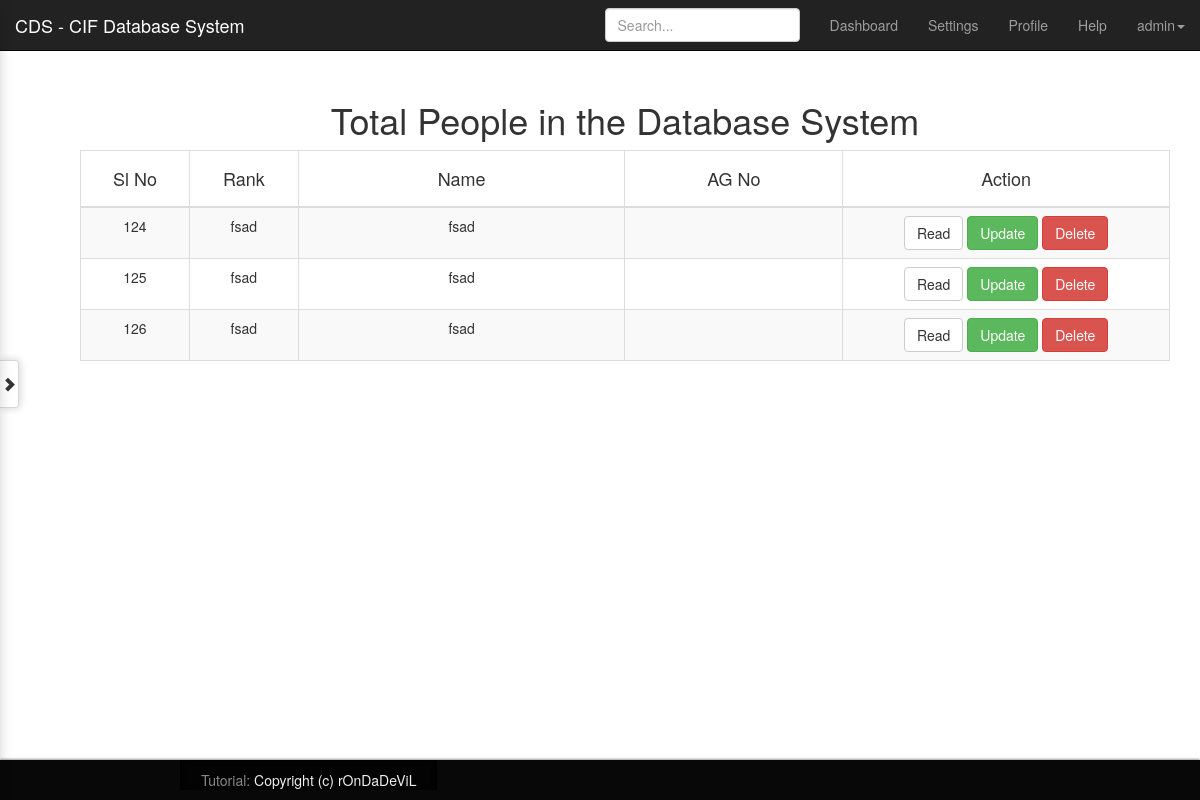
Page /total_people.php (signed in) on the earlier database version.
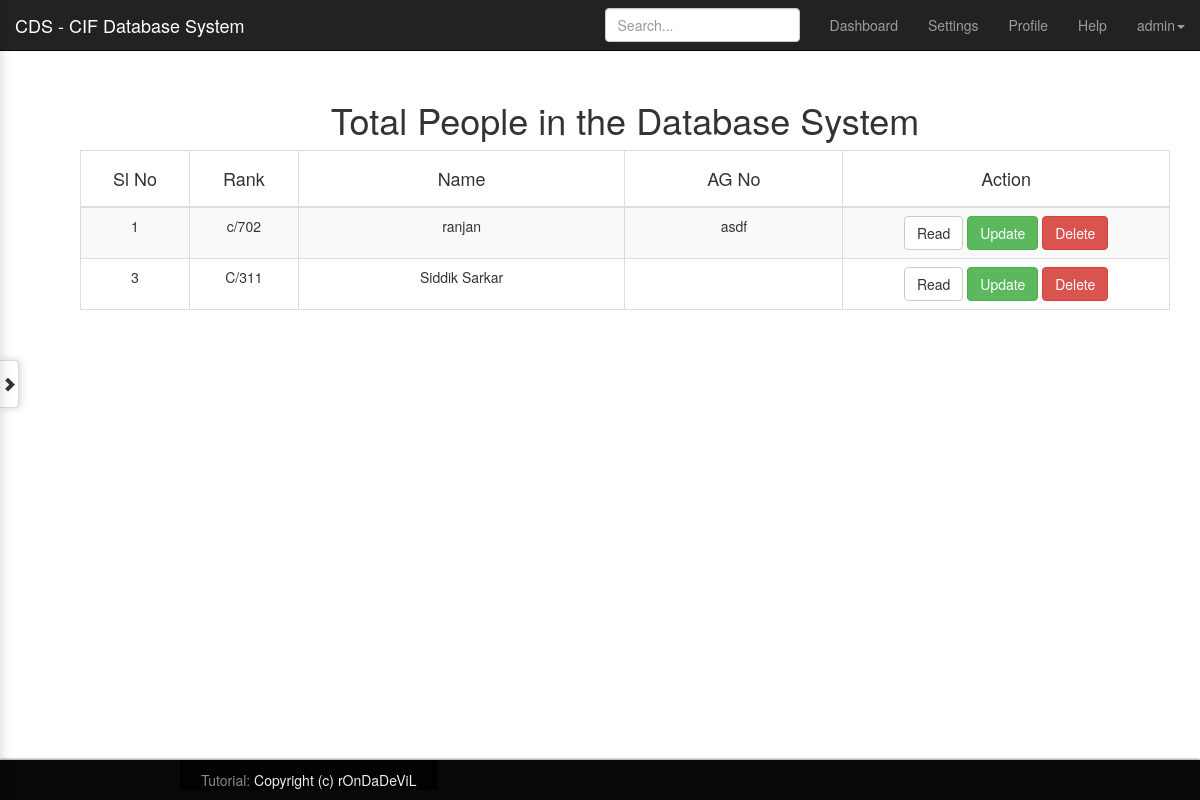
Same page on the later database version.
### tables this page shows
CREATE TABLE IF NOT EXISTS `person_details` (
  `person_id` int(11) NOT NULL,
  `person_name` varchar(255) DEFAULT NULL,
  `person_rank` varchar(255) DEFAULT NULL,
  `rank_name` varchar(200) NOT NULL,
  `father_name` varchar(255) DEFAULT NULL,
  `address` longtext,
  `contact_number` varchar(255) DEFAULT NULL,
  `nearest_RS` varchar(255) DEFAULT NULL,
  `DOB` varchar(255) DEFAULT NULL,
  `DOA` varchar(255) DEFAULT NULL,
  `date_of_joining_in_CIF` varchar(255) DEFAULT NULL,
  `educational_qualification` varchar(255) DEFAULT NULL,
  `blood_group` varchar(255) NOT NULL,
  `marritial_Status` varchar(255) DEFAULT NULL,
  `next_of_kin` varchar(255) DEFAULT NULL,
  `previous_posting` varchar(255) DEFAULT NULL,
  `previous_training_completed` longtext,
  `emergency_name` varchar(255) DEFAULT NULL,
  `emergency_number` varchar(255) DEFAULT NULL,
  `emergency_Relationship` varchar(255) DEFAULT NULL,
  `photo` varchar(255) DEFAULT NULL,
  `presently_posted_at` varchar(255) DEFAULT NULL,
  `last_posting_at` varchar(255) DEFAULT NULL,
  `last_posted_date` varchar(255) DEFAULT NULL,
  `remarks` longtext,
  `status` varchar(5) NOT NULL,
  PRIMARY KEY (`person_id`)
);

### total_people.php (the view, shortened to what this page needs)
<?php
include 'includes/overall/header.php';
include 'includes/overall/sideNav.php'; ?>
<body>
<?php
include 'includes/overall/top_nav.php';
?>
<div class="container">
    <div class="row">
    <div class="col-md-12">
    <div class="tic">
        <div class="container">
            <div class="row">
                <div class="tic">
                    <h1>Total People in the Database System </h1>
                <div class="col-md-12">
                    <div class="table-responsive">
                        <table id="mytable" class="table table-bordered table-striped table-hover">
                            <thead>
                            <th class="col-sm-1" class="text-center"><STRONG><h4>Sl No</h4></STRONG></th>
                            <th class="col-sm-1"><STRONG><h4>Rank</h4></STRONG></th>
                            <th class="col-sm-3"><STRONG><h4>Name</h4></STRONG></th>
                            <th class="col-sm-2"><STRONG><h4>AG No</h4></STRONG></th>
                            <th class="col-sm-3"><STRONG><h4>Action</h4></STRONG></th>
                            </thead>
                            <tbody>
                            <?php
                            $pdo = Database::connect();
                            $sql = "SELECT * FROM person_details where status = 'yes'";
                            foreach ($pdo->query($sql) as $row) {
                                echo '<tr>';
                                echo '<span class="pull-center"><td>' . $row['person_id'] . '</td></span>';
                                echo '<td>' . $row['person_rank'] . '</td>';
                                echo '<td>' . $row['person_name'] . '</td>';
                                echo '<td>' . $row['presently_posted_at'] . '</td>';
                                echo '<td width=230px>';
                                echo '<a class="btn btn-default" href="ops_details.php?id=' . $row['person_id'] . '">Read</a>';
                                echo '<a class="btn btn-success" href="update_people.php?person_id=' . $row['person_id'] . '">Update</a>';
                                echo '<a class="btn btn-danger" href="delete.php?id=' . $row['person_id'] . '">Delete</a>';
                                echo '</td>';
                                echo '</tr>';
                            }
                            ?>
                            </tbody>
                        </table>
                    </div>
                </div>
    </div>
    </div>
    </div>
<?php include 'includes/overall/footer.php'; ?>

### includes/overall/header.php (shortened to what this page needs)
<!DOCTYPE html>
<html lang="en">
<head>
    <?php include 'includes/overall/script.php';
    ?>
</head>

### includes/overall/script.php
<link href="includes/overall/css/bootstrap.css" rel="stylesheet" media="all">
<link href="includes/overall/css/BootSideMenu.css" rel="stylesheet">
<link href="//maxcdn.bootstrapcdn.com/font-awesome/4.2.0/css/font-awesome.min.css" rel="stylesheet">

### includes/overall/top_nav.php (shortened to what this page needs)
<nav class="navbar navbar-inverse navbar-fixed-top" role="navigation">
    <div class="container-fluid">
        <div class="navbar-header">
            <a class="navbar-brand" href="index.php">CDS - CIF Database System</a>
        </div>
        <div id="navbar" class="navbar-collapse collapse">
            <ul class="nav navbar-nav navbar-right">
                <li><a href="dashboard.php">Dashboard</a></li>
                <li><a href="#">Settings</a></li>
                <li><a href="#">Profile</a></li>
                <li><a href="#">Help</a></li>
                <li class="dropdown">
                    <a href="#" class="dropdown-toggle" data-toggle="dropdown" role="button" aria-expanded="false"> <?php echo "". $_SESSION['user'] ;?><span class="caret"></span></a>
                </li>
            </ul>
            <form class="navbar-form navbar-right">
                <input type="text" class="form-control" placeholder="Search...">
            </form>
        </div>
    </div>
</nav>

### includes/overall/footer.php (shortened to what this page needs)
<footer>
    <h2><a href="login.php"><i>Tutorial:</i> Copyright (c) rOnDaDeViL</a></h2>
</footer>
</body>
</html>

### total_people.php (style rules this page uses)
.tic { padding: 40px; margin-bottom: 5px; }
.tic>h1 { text-align: center; }
th { text-align: center; }
td { text-align: center; }
.container { padding-right: 0px; padding-left: 0px; margin-right: 0px; margin-left: 0px }

### includes/overall/footer.php (style rules this page uses)
footer { background-color: #080808; bottom: 0; box-shadow: 0 -1px 2px rgba(0,0,0,0.4); height: 40px; left: 0; position: fixed; width: 100%; z-index: 100000; }
footer h2 { font-size: 14px; font-weight: normal; position: absolute; top:0; left: 50%; bottom:0; margin-left: -420px; padding:13px 20px 0; border:1px solid #000; border-width:0 1px; background-color:rgba(0,0,0,0.6); box-shadow:0 0 5px #000 inset; line-height: 1; margin-top: 0; }
footer h2 a { color: #EEEEEE !important; text-decoration:none !important; }
footer h2 i { font-style:normal; color:#888; }

Differences in the rows shown:
removed person_details: person_id "124", person_rank "fsad", person_name "fsad"
removed person_details: person_id "125", person_rank "fsad", person_name "fsad"
removed person_details: person_id "126", person_rank "fsad", person_name "fsad"
added person_details: person_id "1", person_rank "c/702", person_name "ranjan", presently_posted_at "asdf"
added person_details: person_id "3", person_rank "C/311", person_name "Siddik Sarkar"
